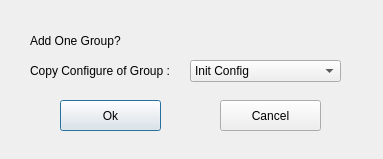
<?xml version="1.0" encoding="UTF-8"?>
<ui version="4.0">
 <class>DialogAddOneGroup</class>
 <widget class="QDialog" name="DialogAddOneGroup">
  <property name="geometry">
   <rect>
    <x>0</x>
    <y>0</y>
    <width>383</width>
    <height>159</height>
   </rect>
  </property>
  <property name="windowTitle">
   <string> Dialog : Add Group Configure</string>
  </property>
  <property name="windowIcon">
   <iconset resource="../../res.qrc">
    <normaloff>:/icon/Main/resource/Main/0-01.png</normaloff>:/icon/Main/resource/Main/0-01.png</iconset>
  </property>
  <widget class="QLabel" name="label">
   <property name="geometry">
    <rect>
     <x>30</x>
     <y>20</y>
     <width>151</width>
     <height>41</height>
    </rect>
   </property>
   <property name="text">
    <string>Add One Group?</string>
   </property>
  </widget>
  <widget class="QLabel" name="label_2">
   <property name="geometry">
    <rect>
     <x>30</x>
     <y>50</y>
     <width>151</width>
     <height>41</height>
    </rect>
   </property>
   <property name="text">
    <string>Copy Configure of Group :</string>
   </property>
  </widget>
  <widget class="QComboBox" name="comboBox">
   <property name="geometry">
    <rect>
     <x>190</x>
     <y>60</y>
     <width>151</width>
     <height>22</height>
    </rect>
   </property>
   <item>
    <property name="text">
     <string>Init Config</string>
    </property>
   </item>
   <item>
    <property name="text">
     <string>Group 1</string>
    </property>
   </item>
   <item>
    <property name="text">
     <string>Group 2</string>
    </property>
   </item>
  </widget>
  <widget class="QPushButton" name="pushButton">
   <property name="geometry">
    <rect>
     <x>60</x>
     <y>100</y>
     <width>101</width>
     <height>31</height>
    </rect>
   </property>
   <property name="text">
    <string>Ok</string>
   </property>
  </widget>
  <widget class="QPushButton" name="pushButton_2">
   <property name="geometry">
    <rect>
     <x>220</x>
     <y>100</y>
     <width>101</width>
     <height>31</height>
    </rect>
   </property>
   <property name="text">
    <string>Cancel</string>
   </property>
  </widget>
 </widget>
 <resources>
  <include location="../../res.qrc"/>
 </resources>
 <connections/>
</ui>
